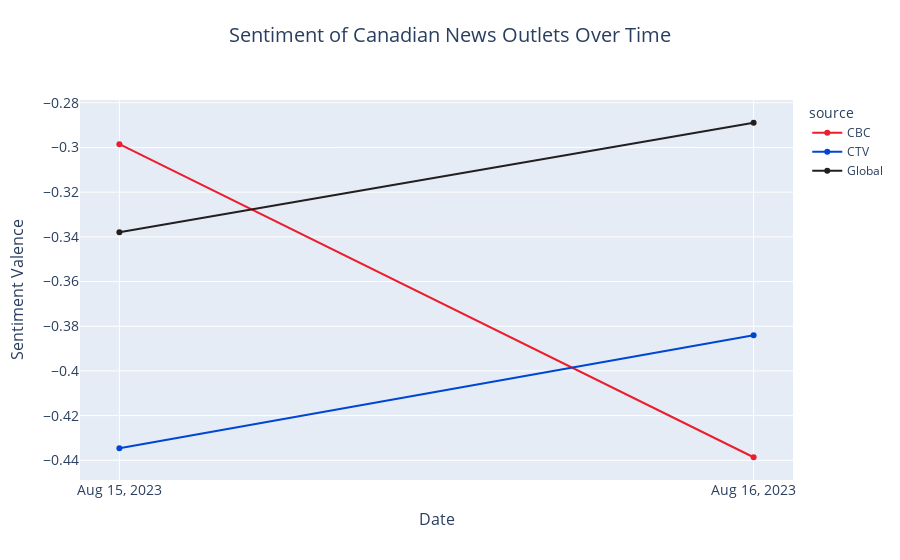

The code cell stored with this chart in its notebook:
### Code cell
import plotly.express as px

# Assuming you already have your grouped_df_10 defined
fig = px.line(grouped_df_10, x = 'date_str', y = 'chosen_label_val', color = 'source',
              color_discrete_map = {"CBC": "#EC1D2D", "CTV": "#0046D4", "Global": "#231F20"},
              title = "Sentiment Valency over Time", markers = True)

# Updating layout with font sizes and title position
fig.update_layout(
    title = {
        'text': "Sentiment of Canadian News Outlets Over Time",
        'y':0.95,
        'x':0.5,
        'xanchor': 'center',
        'yanchor': 'top',
        'font': {
            'size': 20  # or any desired font size
        }
    },
    xaxis_title = "Date",
    xaxis_title_font_size = 16,  # or any desired font size
    xaxis_tickfont_size = 14,  # or any desired font size
    yaxis_title = "Sentiment Valence",
    yaxis_title_font_size = 16,  # or any desired font size
    yaxis_tickfont_size = 14   # or any desired font size
)

fig.show()

### Figure 1 — Plotly figure (JSON) as saved in the notebook; plotly's stock layout.template omitted (floating-point values rounded to 4 significant figures)
{"data": [{"hovertemplate": "source=CBC<br>date_str=%{x}<br>chosen_label_val=%{y}<extra></extra>", "legendgroup": "CBC", "line": {"color": "#EC1D2D", "dash": "solid"}, "marker": {"symbol": "circle"}, "mode": "lines+markers", "name": "CBC", "orientation": "v", "showlegend": true, "type": "scatter", "x": ["Aug 15, 2023", "Aug 16, 2023"], "xaxis": "x", "y": [-0.2985, -0.4386], "yaxis": "y"}, {"hovertemplate": "source=CTV<br>date_str=%{x}<br>chosen_label_val=%{y}<extra></extra>", "legendgroup": "CTV", "line": {"color": "#0046D4", "dash": "solid"}, "marker": {"symbol": "circle"}, "mode": "lines+markers", "name": "CTV", "orientation": "v", "showlegend": true, "type": "scatter", "x": ["Aug 15, 2023", "Aug 16, 2023"], "xaxis": "x", "y": [-0.4346, -0.384], "yaxis": "y"}, {"hovertemplate": "source=Global<br>date_str=%{x}<br>chosen_label_val=%{y}<extra></extra>", "legendgroup": "Global", "line": {"color": "#231F20", "dash": "solid"}, "marker": {"symbol": "circle"}, "mode": "lines+markers", "name": "Global", "orientation": "v", "showlegend": true, "type": "scatter", "x": ["Aug 15, 2023", "Aug 16, 2023"], "xaxis": "x", "y": [-0.338, -0.2889], "yaxis": "y"}], "layout": {"legend": {"title": {"text": "source"}, "tracegroupgap": 0}, "title": {"font": {"size": 20}, "text": "Sentiment of Canadian News Outlets Over Time", "x": 0.5, "xanchor": "center", "y": 0.95, "yanchor": "top"}, "xaxis": {"anchor": "y", "domain": [0, 1], "tickfont": {"size": 14}, "title": {"font": {"size": 16}, "text": "Date"}}, "yaxis": {"anchor": "x", "domain": [0, 1], "tickfont": {"size": 14}, "title": {"font": {"size": 16}, "text": "Sentiment Valence"}}}}
